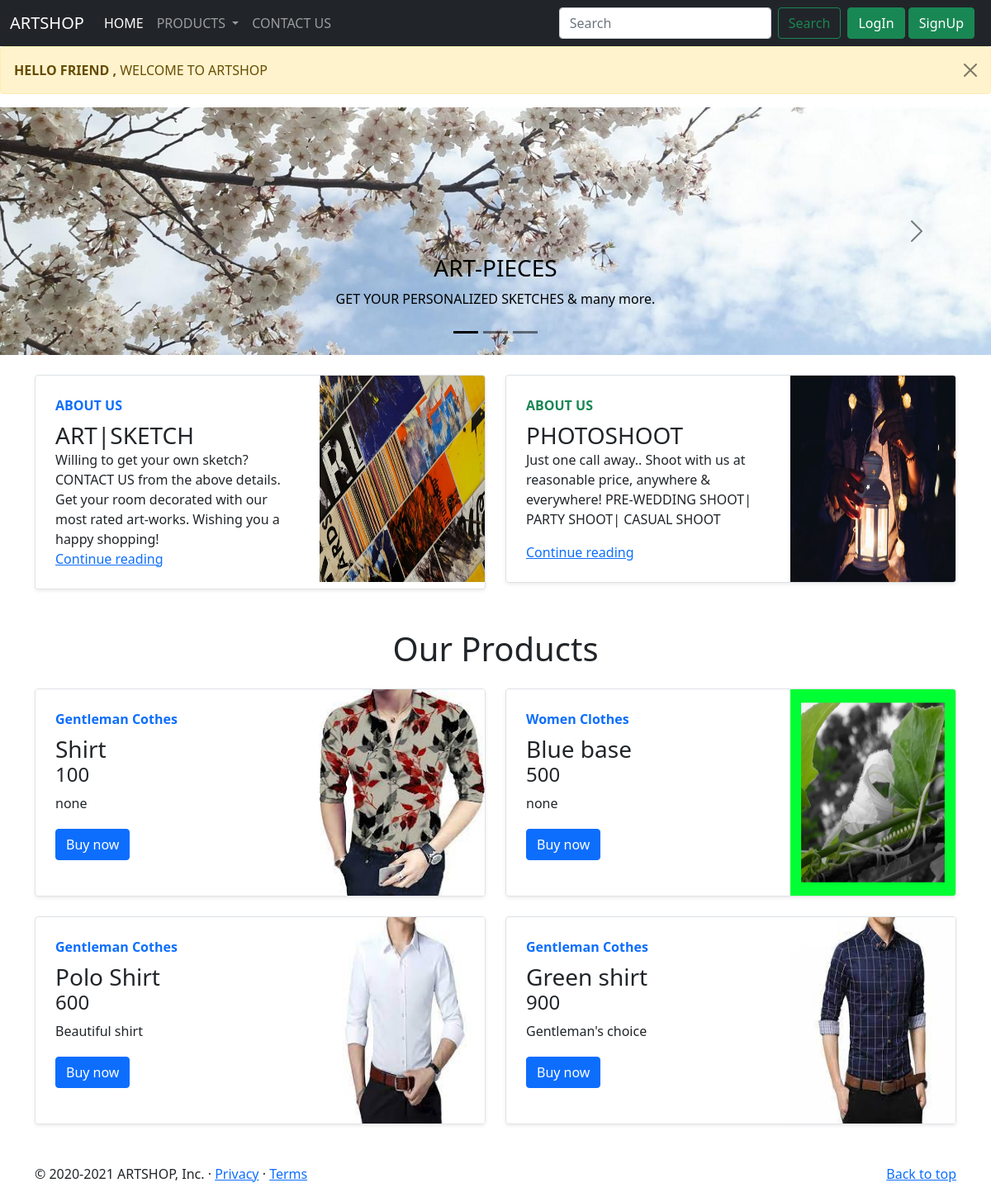
The page / on the database its author committed.
### shopping/models.py (models this page shows, shortened)
class product(models.Model):
    name=models.CharField(max_length=50)
    price=models.IntegerField(default=0)
    decription=models.CharField(max_length=500,default='')
    image=models.ImageField(upload_to='Uploades')
    cat=models.ForeignKey(catagory,on_delete=models.CASCADE,default=1)

class catagory(models.Model):
    name=models.CharField( max_length=50)
    def __str__(self):
        return self.name

### shopping/views.py (the view, shortened to what this page needs)
# urls.py: path('', homev.as_view(), name='home'),
class homev(View):
	def get(self,request):
		if len(request.session.items())==0:
			messageb="HELLO FRIEND , "
			messagel="WELCOME TO ARTSHOP"
			logt=False
			logd=[]
		c={	'messageb':messageb,
			'messagel':messagel,
			'b':product.objects.all(),
			'catagory':catagory.objects.all(),
			"logt":logt,
			"logd":logd,}
		return render(request,'home.html',c)

### shopping/templates/home.html (shortened to what this page needs)
<!DOCTYPE html>
<html lang="en">
<head>
    <link href="https://cdn.jsdelivr.net/npm/bootstrap@5.0.0-beta1/dist/css/bootstrap.min.css" rel="stylesheet"
>
</head>
<body>
    <nav class="navbar navbar-expand-lg navbar-dark bg-dark">
        <div class="container-fluid">
            <a class="navbar-brand" href="{% url 'home' %}">ARTSHOP</a>
            <div class="collapse navbar-collapse" id="navbarSupportedContent">
                <ul class="navbar-nav me-auto mb-2 mb-lg-0">
                    <li class="nav-item">
                        <a class="nav-link active" aria-current="page" href="{% url 'home' %}">HOME</a>
                    </li>
                    <li class="nav-item dropdown">
                        <div class="nav-link dropdown-toggle" href="#" id="navbarDropdown" role="button"
                            data-bs-toggle="dropdown" aria-expanded="false">
                            PRODUCTS
                        </div>
                    </li>
                    <li class="nav-item">
                        <a class="nav-link" href="{% url 'contract' %}">CONTACT US</a>
                    </li>
                </ul>
                <form class="d-flex" method="GET">
                    <input name="search" class="form-control me-2" type="search" placeholder="Search"
                        aria-label="Search">
                    <button class="btn btn-outline-success" type="submit">Search</button>
                </form>
                <div class="mx-2 ">
                    {%if logt%}
                    {% comment %} {% for i in logd %}
                    <li class="nav-item dropdown">
                        <a class="nav-link dropdown-toggle" href="#" id="navbarDropdownMenuLink" data-toggle="dropdown"
                            aria-haspopup="true" aria-expanded="false">
                            Dropdown link
                        </a>
                        <div class="dropdown-menu" aria-labelledby="navbarDropdownMenuLink">
                            <a class="dropdown-item" href="#">Action</a>
                            <a class="dropdown-item" href="#">Another action</a>
                            <a class="dropdown-item" href="#">Something else here</a>
                        </div>
                    </li>
                    {% endfor %} {% endcomment %}
                    {%else%}
                    <a class="btn btn-success" href="{% url 'login' %}">LogIn</a>
                    <a class="btn btn-success" href="{% url 'signin' %}">SignUp</a>
                    {%endif%}
                </div>
            </div>
        </div>
    </nav>
    {% if messageb %}
    <div class="alert alert-warning alert-dismissible fade show" role="alert">
        <strong>{{messageb}}</strong> {{messagel}}
        <button type="button" class="btn-close" data-bs-dismiss="alert" aria-label="Close"></button>
    </div>
    {% endif %}
    <div id="carouselExampleDark" class="carousel carousel-dark slide" data-bs-ride="carousel">
        <ol class="carousel-indicators">
            <li data-bs-target="#carouselExampleDark" data-bs-slide-to="0" class="active"></li>
            <li data-bs-target="#carouselExampleDark" data-bs-slide-to="1"></li>
            <li data-bs-target="#carouselExampleDark" data-bs-slide-to="2"></li>
        </ol>
        <div class="carousel-inner">
            <div class="carousel-item active" data-bs-interval="10000">
                {% load static %}
                <img src=" {% static 'back1_html_f3ba1e92e385a10.jpg' %}" class="d-block w-100" alt="...">
                <div class="carousel-caption d-none d-md-block">
                    <h3>ART-PIECES</h3>
                    <p>GET YOUR PERSONALIZED SKETCHES & many more.</p>
                </div>
            </div>
        </div>
        <a class="carousel-control-prev" href="#carouselExampleDark" role="button" data-bs-slide="prev">
            <span class="carousel-control-prev-icon" aria-hidden="true"></span>
        </a>
        <a class="carousel-control-next" href="#carouselExampleDark" role="button" data-bs-slide="next">
            <span class="carousel-control-next-icon" aria-hidden="true"></span>
        </a>
    </div>
    <div class="container my-4 mx-6">
        <div class="row mb-2">
            <div class="col-md-6">
                <div
                    class="row g-0 border rounded overflow-hidden flex-md-row mb-4 shadow-sm h-md-250 position-relative">
                    <div class="col p-4 d-flex flex-column position-static">
                        <strong class="d-inline-block mb-2 text-primary">ABOUT US</strong>
                        <h3 class="mb-0">ART|SKETCH</h3>
                        <p class="card-text mb-auto">Willing to get your own sketch? CONTACT US from the above details.
                            Get
                            your
                            room decorated with our most rated art-works. Wishing you a happy shopping!</p>
                        <a href="#" class="stretched-link">Continue reading</a>
                    </div>
                    <div class="col-auto d-none d-lg-block">
                        <img class="bd-placeholder-img" width="200" height="250" src="{% static 'thumb2.jpeg' %}"
                            alt="...">
                    </div>
                </div>
            </div>
            <div class="col-md-6">
                <div
                    class="row g-0 border rounded overflow-hidden flex-md-row mb-4 shadow-sm h-md-250 position-relative">
                    <div class="col p-4 d-flex flex-column position-static">
                        <strong class="d-inline-block mb-2 text-success">ABOUT US</strong>
                        <h3 class="mb-0">PHOTOSHOOT</h3>
                        <p class="mb-auto">Just one call away.. Shoot with us at reasonable price, anywhere &
                            everywhere!
                            PRE-WEDDING SHOOT| PARTY SHOOT| CASUAL SHOOT</p>
                        <a href="#" class="stretched-link">Continue reading</a>
                    </div>
                    <div class="col-auto d-none d-lg-block">
                        <img class="bd-placeholder-img" width="200" height="250" src="{% static 'thumb1.jpeg' %}"
                            alt="...">
                    </div>
                </div>
            </div>
        </div>
    </div>
    <h1 class="text-center">
        Our Products
    </h1>
    <div class="container my-4 mx-6">
        <div class="row mb-2">
            {% for i in b %}
            <div class="col-md-6">
                <div
                    class="row g-0 border rounded overflow-hidden flex-md-row mb-4 shadow-sm h-md-250 position-relative">
                    <div class="col p-4 d-flex flex-column position-static">
                        <strong class="d-inline-block mb-2 text-primary">{{i.cat}}</strong>
                        <h3 class="mb-0">{{i.name}}</h3>
                        <h4>{{i.price}}</h4>
                        <p class="card-text mb-auto">{{i.decription}} </p>
                        <div class="mb-auto">
                            <a href="{% url 'buy' productid=i.id %}" class="btn btn-primary">Buy now</a></div>
                    </div>
                    <div class="col-auto d-none d-lg-block">
                        <img class="bd-placeholder-img" width="200" height="250" src="{{i.image.url}}"
                            alt="{{i.image.url}}">
                    </div>
                </div>
            </div>
            {% endfor %}
        </div>
    </div>
    <footer class="container">
        <p class="float-end"><a href="#">Back to top</a></p>
        <p>© 2020-2021 ARTSHOP, Inc. · <a href="#">Privacy</a> · <a href="#">Terms</a></p>
    </footer>

### rows shown on the page
product: cat "Gentleman Cothes", name "Shirt", price "100", decription "none", image (picture)
product: cat "Women Clothes", name "Blue base", price "500", decription "none", image (picture)
product: cat "Gentleman Cothes", name "Polo Shirt", price "600", decription "Beautiful shirt", image (picture)
product: cat "Gentleman Cothes", name "Green shirt", price "900", decription "Gentleman's choice", image (picture)

### other values the page prints
{{ messageb }} "HELLO FRIEND ,"
{{ messagel }} "WELCOME TO ARTSHOP"
